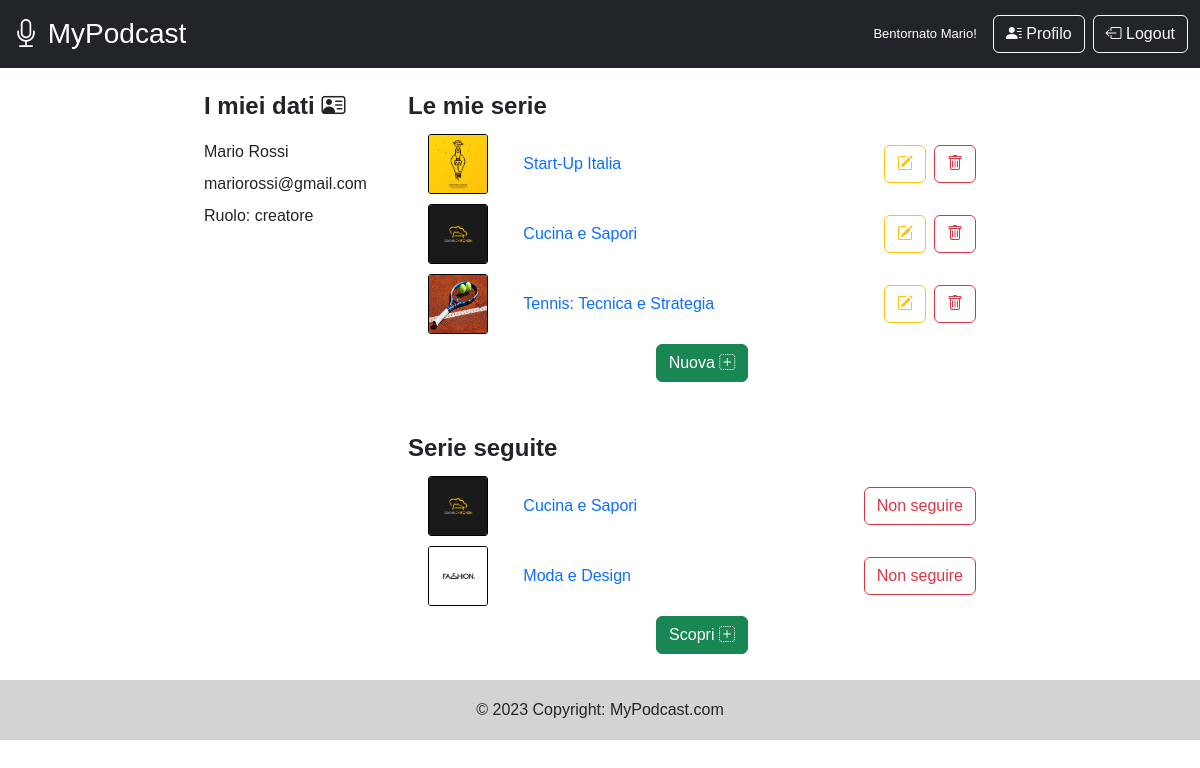
The app's page /profile (signed in), older data.
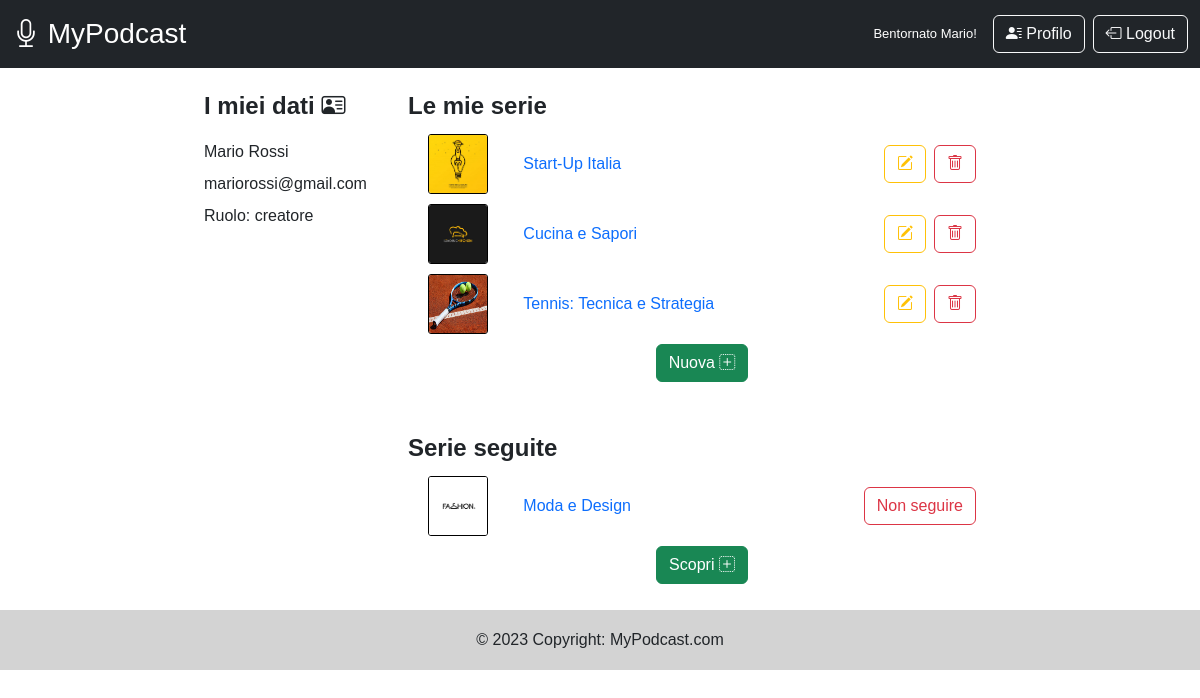
The same page, newer data.
### tables this page shows
CREATE TABLE "serie" (
	"id"	INTEGER,
	"title"	TEXT,
	"category"	TEXT,
	"image"	TEXT,
	"creator_id"	INTEGER,
	"description"	TEXT,
	"creator_name"	TEXT,
	PRIMARY KEY("id"),
	FOREIGN KEY("creator_id") REFERENCES "utenti"("id") ON DELETE CASCADE
);

CREATE TABLE "seguiti" (
	"id_user"	INTEGER,
	"id_show"	INTEGER,
	PRIMARY KEY("id_user","id_show"),
	FOREIGN KEY("id_user") REFERENCES "utenti"("id") ON DELETE CASCADE,
	FOREIGN KEY("id_show") REFERENCES "serie"("id") ON DELETE CASCADE
);

### app.py (the view)
@app.route('/profile')
@login_required
def profile():
   serie_seguite=dao.get_followed_shows(current_user.id)
   if current_user.type=='creatore':
      mie_serie=dao.get_my_shows(current_user.id)
      return render_template('profile.html',mie_serie=mie_serie, serie_seguite=serie_seguite)
   else:
      return render_template('profile.html', serie_seguite=serie_seguite)

### app.py (called while the page is built)
@login_manager.user_loader
def load_user(user_id):
   db_user = dao.get_user_by_id(user_id)
   user = User(id=db_user['id'],
   name=db_user['name'],
   surname=db_user['surname'],
   email=db_user['email'],
   password=db_user['password'],
   tipo=db_user['type'])
   return user

### dao.py (called while the page is built)
def get_user_by_id(user_id):
   conn=sqlite3.connect('db/podcast.db')
   conn.row_factory = sqlite3.Row
   cursor=conn.cursor()
   sql='SELECT * FROM utenti WHERE id=?'
   cursor.execute(sql, (user_id, ))
   user=cursor.fetchone()
   cursor.close()
   conn.close()
   return user

def get_my_shows(creator_id):
   conn=sqlite3.connect('db/podcast.db')
   conn.row_factory = sqlite3.Row
   cursor=conn.cursor()
   sql='SELECT * FROM serie WHERE creator_id=?'
   cursor.execute(sql, (creator_id, ))
   shows=cursor.fetchall()
   cursor.close()
   conn.close()
   return shows

def get_followed_shows(user_id):
   conn=sqlite3.connect('db/podcast.db')
   conn.row_factory=sqlite3.Row
   cursor=conn.cursor()
   sql='SELECT * FROM serie,seguiti WHERE id=id_show AND id_user=?'
   cursor.execute(sql, (user_id,))
   serie=cursor.fetchall()
   cursor.close()
   conn.close()
   return serie

### templates/profile.html (shortened to what this page needs)
{% extends "base.html" %}
{% block content %}
<aside class="account-info mb-3 col-2">
  <p class="fw-bold fs-4 text-wrap mb-3">I miei dati <i class="bi bi-person-vcard"></i></p>
  <p class="text-wrap mb-2">{{current_user.name}} {{current_user.surname}}</p>
  <p class="text-wrap mb-2">{{current_user.email}}</p>
  <p class="text-wrap">Ruolo: {{current_user.type}}</p>
</aside>
<main class=" col-6 mb-3" id="show-profile-list">
  {% if current_user.type=='creatore' %}
  <article id="creator-section" class="mb-5">
    <p class="fw-bold fs-4">Le mie serie</p>
    {% for serie in mie_serie %}
    <div class="episode-row row d-flex align-items-center">
      <div class="col-2 justify-content-center">
        <img class="episode-image-profile" src="{{url_for('static',filename=serie.image)}}" alt="immagine di {{serie.title}}">
      </div>
      <div class="col-7">
        <a href="{{url_for('show',show_id=serie.id)}}">{{serie.title}}</a>
      </div>
      <div class="col-3">
        <div class="d-flex flex-row justify-content-end ">
          <a class="btn btn-outline-warning me-2" href="{{url_for('show',show_id=serie.id)}}"><i
            class="bi bi-pencil-square"></i></a>
            <button type="button" class="btn btn-outline-danger" data-bs-toggle="modal" data-bs-target="#delete-show-modal"
          data-bs-showid="{{serie.id}}"><i class="bi bi-trash"></i></button>
        </div>
      </div>
    </div>
    {% endfor%}
    <div class="episode-row d-flex justify-content-center">
      <button class="btn btn-success" data-bs-toggle="modal" data-bs-target="#new-show-modal">Nuova <i class="bi bi-plus-square-dotted"></i></button>
    </div>
  </article>
  {%endif %}
  <article id="non-creator-section">
    <p class="fw-bold fs-4">Serie seguite</p>
    {% for serie in serie_seguite %}
    <div class="episode-row row d-flex align-items-center">
      <div class="col-2 justify-content-center">
        <img class="episode-image-profile" src="{{url_for('static',filename=serie.image)}}" alt="immagine di {{serie.title}}">
      </div>
      <div class="col-7">
        <a href="{{url_for('show',show_id=serie.id)}}">{{serie.title}}</a>
      </div>
      <div class="d-flex justify-content-end col-3">
         <a class="btn btn-outline-danger" href="{{url_for('unfollow_a_show', show_id=serie.id)}}">Non
          seguire
        </a>
      </div>
    </div>
      {% endfor%}
      <div class="episode-row d-flex justify-content-center">
       <a class="btn btn-success" href="{{url_for('home')}}">Scopri <i class="bi bi-plus-square-dotted"></i></a>
      </div>
  </article>
</main>
{% endblock %}

Row changes from the older to the newer data that the page shows:
removed seguiti: image (picture), title "Cucina e Sapori"
